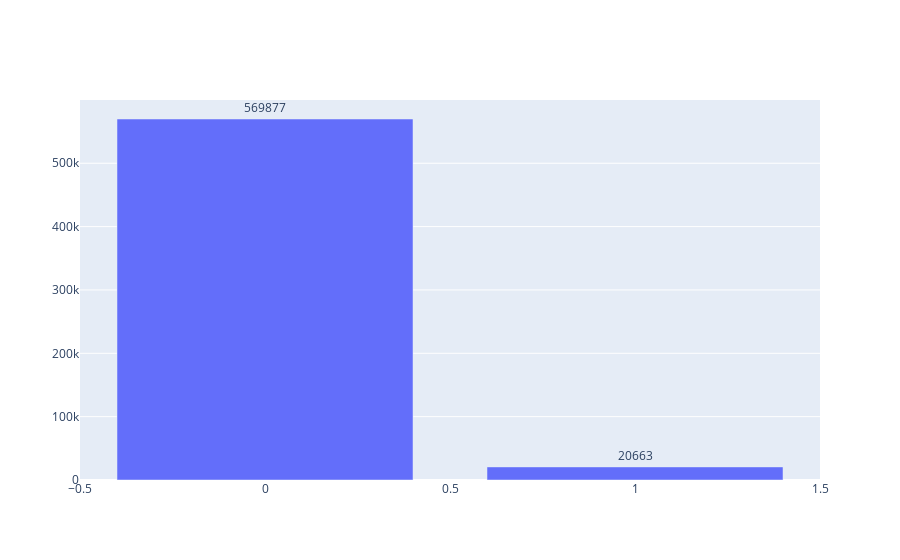

Here is the notebook cell this chart was saved with:
### Markdown cell above
Target field desctiption:

### Code cell
isfraud = train['isFraud'].value_counts()
trace = go.Bar(x=isfraud.index,
              y=isfraud.values,
              text=isfraud.values,
              textposition='outside')
fig = go.Figure(data=[trace])
fig.show()

### Figure 1 — Plotly figure (JSON) as saved in the notebook; plotly's stock layout.template omitted (floating-point values rounded to 4 significant figures)
{"data": [{"text": [569877, 20663], "textposition": "outside", "type": "bar", "x": [0, 1], "y": [569877, 20663]}], "layout": {}}
